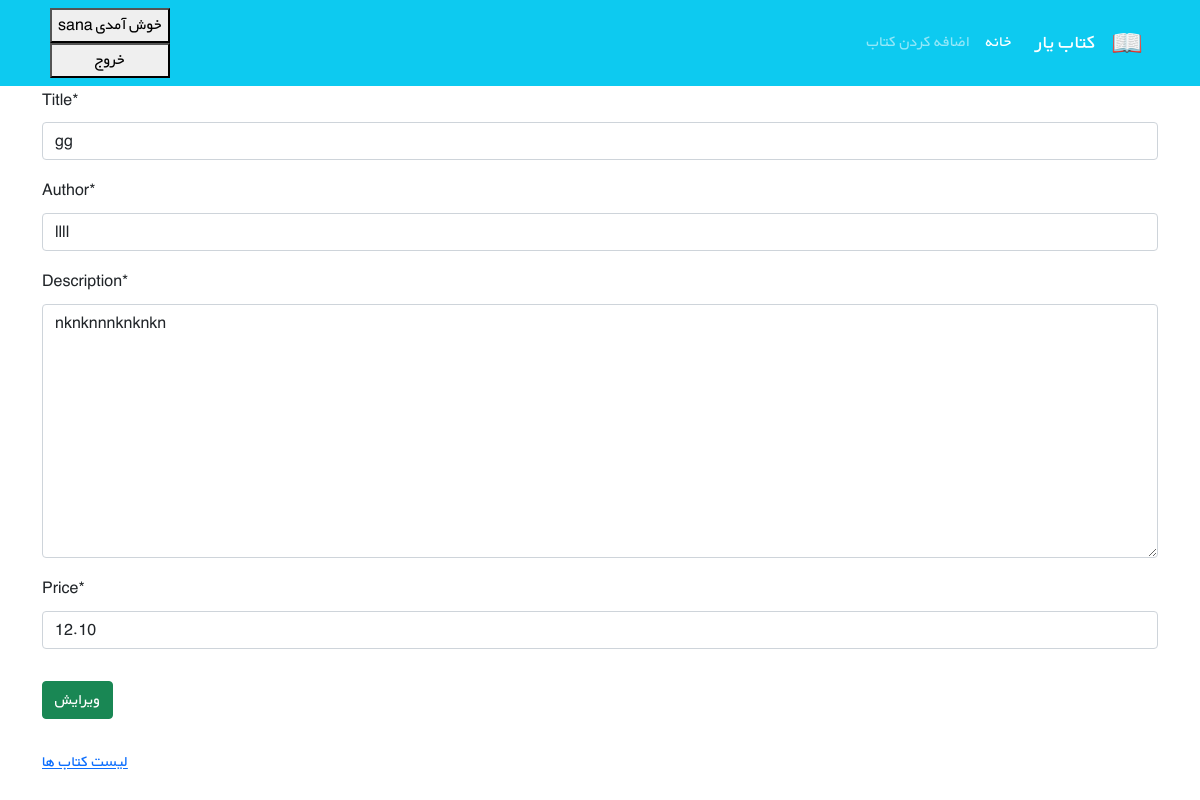
Screenshot of /books/7/edit/ (signed in) with the database file from the repository.
### accounts/models.py (models this page shows)
class CustomUser(AbstractUser):
    age = models.PositiveIntegerField(null=True, blank=True)

### books/models.py (models this page shows, shortened)
class Book(models.Model):
    title = models.CharField(max_length=200)
    author = models.CharField(max_length=200)
    description = models.TextField()
    price = models.DecimalField(max_digits=5, decimal_places=2)

### books/views.py (the view)
# urls.py: path('<int:pk>/edit/', BookUpdateView.as_view(), name='book_update'),
class BookUpdateView(generic.UpdateView):
    model = Book
    fields = ['title', 'author', 'description', 'price']
    template_name = 'books/book_update.html'

### books/templates/books/book_update.html (shortened to what this page needs)
{% extends "_base.html" %}
{% load crispy_forms_tags %}
{% block content %}
    <form action="" method='post'>
        {{ form|crispy }}
        <button type='submit'  class='btn btn-success mt-3'>
            ویرایش
        </button>
    </form>
    <br>
    <p><a href="{% url 'book_list' %}">لیست کتاب ها</a></p>
{% endblock content %}

### templates/_base.html (shortened to what this page needs)
{% load static %}
<!DOCTYPE html>
<html lang="en">
<head>
    <link href="https://cdn.jsdelivr.net/npm/bootstrap@5.1.3/dist/css/bootstrap.min.css" rel="stylesheet"
>
    <link rel="stylesheet" href="{% static 'css/style.css' %}">
</head>
<body>
    <nav class="navbar navbar-expand-lg navbar-dark bg-info" dir="rtl">
        <div class="container">
            <a class="navbar-brand" href="#">
                <img src="{% static "icons/book.png" %}" alt="" height="30"
                     class="d-inline-block align-text-top">
            </a>
            <a class="navbar-brand mx-3" href="#">کتاب یار</a>
            <div class="collapse navbar-collapse" id="navbarNavAltMarkup">
                <div class="navbar-nav">
                    <a class="nav-link active" aria-current="page" href="{% url 'book_list' %}">خانه</a>
                    <a class="nav-link" href="{% url 'book_create' %}">اضافه کردن کتاب</a>
                </div>
            </div>
            <div class="mx-2 text-white">
                {% if user.is_authenticated %}
                    <button>خوش آمدی {{ user.username }}</button>
                    <form action="{% url 'logout' %}" method='post'>
                        <button style='width:100%'>خروج</button>
                    </form>
                {% else %}
                    <a class="link-light text-decoration-none" href="{% url 'login' %}">ورود</a>
                    <span>یا</span>
                    <a class="link-light text-decoration-none" href="{% url 'signup' %}">ثبت نام</a>
                {% endif %}
            </div>
        </div>
    </nav>
    <div class="container">
        {% block content %}
        {%endblock content %}
    </div>
</body>
</html>

### static/css/style.css (style rules this page uses)
* { font-family: 'BYekan', sans-serif; line-height: 1.8rem; }

### rows the page displays
CustomUser: username "sana"
Book: title "gg", author "llll", description "nknknnnknknkn", price "12.10"
